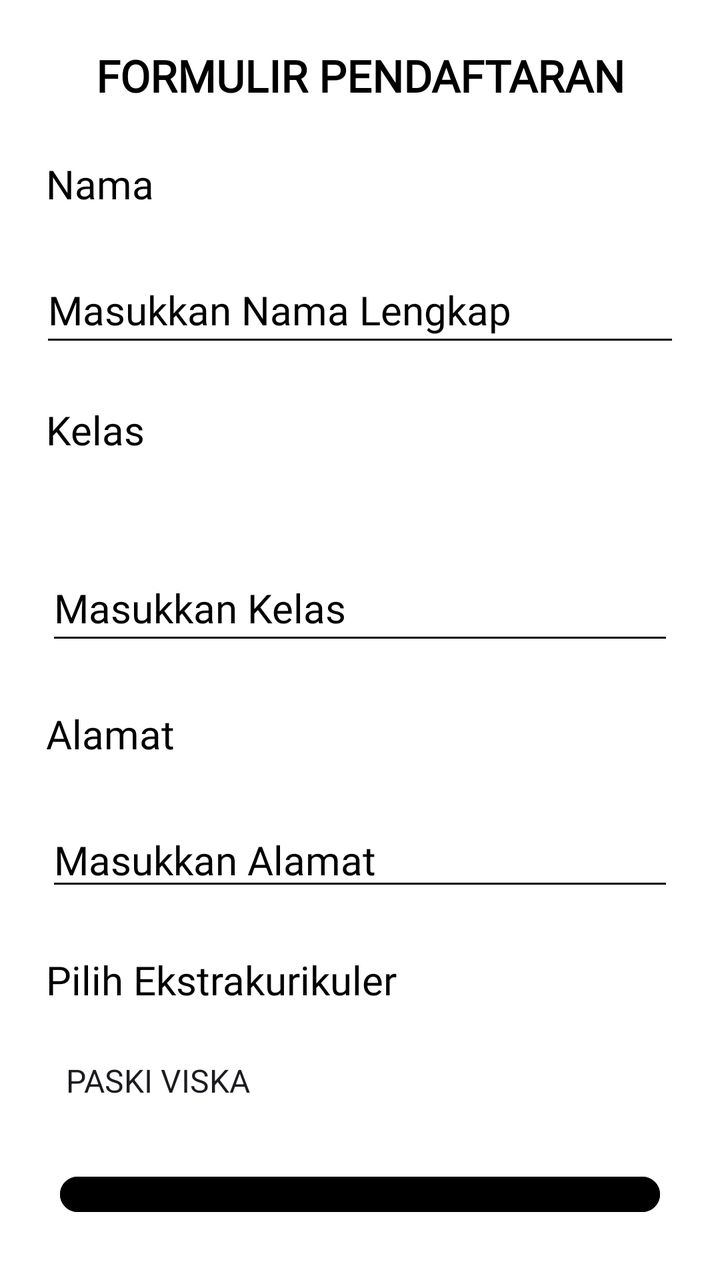
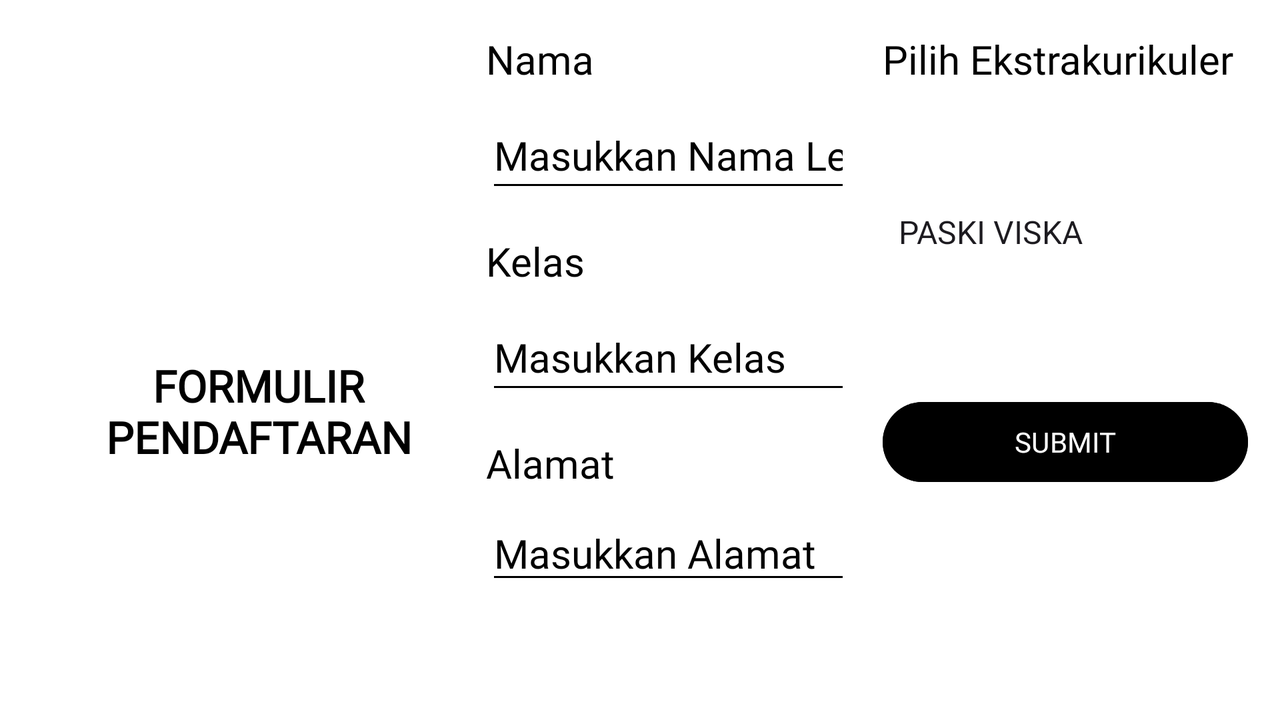

The same Android screen from two of the app's own layout files: first res/layout/ as a phone draws it, then the repository's variant for another configuration, drawn on a device whose configuration selects that folder. Both files follow.
<!-- AndroidManifest.xml: application theme Theme.Belajar_mobileElnoah -->
<!-- res/layout/activity_main.xml -->
<?xml version="1.0" encoding="utf-8"?>
<LinearLayout xmlns:android="http://schemas.android.com/apk/res/android"
    xmlns:app="http://schemas.android.com/apk/res-auto"
    xmlns:tools="http://schemas.android.com/tools"
    android:id="@+id/main"
    android:layout_width="match_parent"
    android:layout_height="match_parent"
    android:background="@color/white"
    android:orientation="vertical"
    android:padding="10dp"
    tools:context=".MainActivity">


    <TextView
        android:layout_width="match_parent"
        android:layout_height="wrap_content"
        android:layout_margin="13dp"
        android:fontFamily="@font/poppinsextrabold"
        android:text="FORMULIR PENDAFTARAN"
        android:textColor="@color/black"
        android:textAppearance="@style/TextAppearance.Material3.TitleLarge"
        android:textAlignment="center"
        android:textSize="22sp"
        android:textStyle="bold" />

    <TextView
        android:layout_width="wrap_content"
        android:layout_height="wrap_content"
        android:layout_margin="13dp"
        android:fontFamily="@font/poppinsbold"
        android:text="Nama"
        android:textColor="@color/black"
        android:textAppearance="@style/TextAppearance.Material3.TitleLarge"
        android:textAlignment="center"
        android:textSize="20sp" />

    <EditText
        android:layout_width="match_parent"
        android:layout_height="50dp"
        android:layout_margin="10dp"
        android:textColorHint="@color/black"
        android:fontFamily="@font/poppinsregular"
        android:hint="Masukkan Nama Lengkap"
        android:textColor="@color/black"
        android:backgroundTint="@color/black"
        android:inputType="textPersonName"
        android:textSize="20sp"

        />

    <TextView
        android:layout_width="wrap_content"
        android:layout_height="50dp"
        android:layout_margin="13dp"
        android:fontFamily="@font/poppinsbold"
        android:text="Kelas"
        android:textColor="@color/black"
        android:textAppearance="@style/TextAppearance.Material3.TitleLarge"
        android:textAlignment="center"
        android:textSize="20sp" />

    <EditText
        android:layout_width="match_parent"
        android:layout_height="50dp"
        android:layout_margin="13dp"
        android:fontFamily="@font/poppinsregular"
        android:hint="Masukkan Kelas"
        android:textColorHint="@color/black"
        android:inputType="textPersonName"
        android:textColor="@color/black"
        android:backgroundTint="@color/black"
        android:textSize="20sp" />

    <TextView
        android:layout_width="wrap_content"
        android:layout_height="wrap_content"
        android:layout_margin="13dp"
        android:fontFamily="@font/poppinsbold"
        android:text="Alamat"
        android:textColor="@color/black"
        android:textAppearance="@style/TextAppearance.Material3.TitleLarge"
        android:textAlignment="center"
        android:textSize="20sp" />

    <EditText
        android:layout_width="match_parent"
        android:layout_height="wrap_content"
        android:layout_margin="13dp"
        android:fontFamily="@font/poppinsregular"
        android:hint="Masukkan Alamat"
        android:textColorHint="@color/black"
        android:textColor="@color/black"
        android:backgroundTint="@color/black"
        android:inputType="textPersonName"
        android:textSize="20sp" />

    <TextView
        android:id="@+id/textView5"
        android:layout_width="wrap_content"
        android:layout_height="wrap_content"
        android:layout_margin="13dp"
        android:fontFamily="@font/poppinsbold"
        android:text="Pilih Ekstrakurikuler"
        android:textSize="20dp"
        android:textColor="@color/black"
        android:textAppearance="@style/TextAppearance.Material3.TitleLarge"
        tools:ignore="HardcodedText,SpUsage" />

    <Spinner
        android:id="@+id/spinner"
        android:layout_width="384dp"
        android:layout_height="48dp"
        android:layout_marginLeft="15dp"
        android:backgroundTint="@color/black"
        android:entries="@array/pilihanesktra" />

    <Button
        android:layout_width="match_parent"
        android:layout_height="wrap_content"
        android:layout_margin="20dp"
        android:backgroundTint="@color/black"
        android:text="SUBMIT"
        android:textColor="@color/white"
        android:fontFamily="@font/poppinsbold"
        android:textAppearance="@style/TextAppearance.Material3.TitleLarge"/>
</LinearLayout>
<!-- resources referenced by this layout -->
<resources>
  <string-array name="pilihanesktra">
          <item>PASKI VISKA</item>
          <item>PASPRAMSUS KOPRAMSEGA</item>
          <item>PALANG MERAH REMAJA VIVOHASKA</item>
          <item>KIR REDAKSI</item>
          <item>ROHKRIS VISKA</item>
          <item>ROHKAT VISKA ST. BERTILLA</item>
          <item>ROHIS ARVISKA</item>
          <item>FUTSAL</item>
          <item>VIBAS VISKA BASKET</item>
          <item>VOLLY</item>
          <item>NAVISKA</item>
          <item>ENGLISH LOVER VISKA(ELVISKA)</item>
      </string-array>
  <style name="Theme.Belajar_mobileElnoah" parent="Base.Theme.Belajar_mobileElnoah" />
  <style name="Base.Theme.Belajar_mobileElnoah" parent="Theme.Material3.DayNight.NoActionBar">
          
          
      </style>
</resources>
<!-- res/layout-land/activity_main.xml (the repository's variant of the layout above) -->
<!-- drawn on the phone turned sideways -->
<?xml version="1.0" encoding="utf-8"?>
<LinearLayout xmlns:android="http://schemas.android.com/apk/res/android"
    xmlns:app="http://schemas.android.com/apk/res-auto"
    xmlns:tools="http://schemas.android.com/tools"
    android:id="@+id/main"
    android:layout_width="match_parent"
    android:layout_height="match_parent"
    android:background="@color/white"
    android:orientation="horizontal"
    android:padding="16dp"
    tools:context=".MainActivity">

    <TextView
        android:layout_width="227dp"
        android:layout_height="379dp"
        android:layout_marginBottom="16dp"
        android:fontFamily="@font/poppinsextrabold"
        android:text="FORMULIR PENDAFTARAN"
        android:textAlignment="center"
        android:textColor="@color/black"
        android:gravity="center"
        android:textSize="22sp"
        android:textStyle="bold" />

    
    <LinearLayout
        android:layout_width="0dp"
        android:layout_height="match_parent"
        android:layout_weight="1"
        android:orientation="vertical"
        android:paddingEnd="8dp">


        <TextView
            android:layout_width="wrap_content"
            android:layout_height="wrap_content"
            android:layout_marginBottom="8dp"
            android:fontFamily="@font/poppinsbold"
            android:text="Nama"
            android:textColor="@color/black"
            android:textSize="20sp" />

        <EditText
            android:layout_width="match_parent"
            android:layout_height="50dp"
            android:backgroundTint="@color/black"
            android:textColor="@color/black"
            android:layout_marginBottom="16dp"
            android:fontFamily="@font/poppinsregular"
            android:hint="Masukkan Nama Lengkap"
            android:textColorHint="@color/black"
            android:inputType="textPersonName"
            android:textSize="20sp" />

        <TextView
            android:layout_width="wrap_content"
            android:layout_height="wrap_content"
            android:layout_marginBottom="8dp"
            android:fontFamily="@font/poppinsbold"
            android:text="Kelas"
            android:textColor="@color/black"
            android:textSize="20sp" />

        <EditText
            android:layout_width="match_parent"
            android:layout_height="50dp"
            android:layout_marginBottom="16dp"
            android:backgroundTint="@color/black"
            android:fontFamily="@font/poppinsregular"
            android:hint="Masukkan Kelas"
            android:textColorHint="@color/black"
            android:textColor="@color/black"
            android:inputType="textPersonName"
            android:textSize="20sp" />

        <TextView
            android:layout_width="wrap_content"
            android:layout_height="wrap_content"
            android:layout_marginBottom="8dp"
            android:fontFamily="@font/poppinsbold"
            android:text="Alamat"
            android:textColor="@color/black"
            android:textSize="20sp" />

        <EditText
            android:layout_width="match_parent"
            android:layout_height="wrap_content"
            android:layout_marginBottom="16dp"
            android:fontFamily="@font/poppinsregular"
            android:hint="Masukkan Alamat"
            android:textColor="@color/black"
            android:textColorHint="@color/black"
            android:backgroundTint="@color/black"
            android:inputType="textPersonName"
            android:textSize="20sp" />

    </LinearLayout>

    
    <LinearLayout
        android:layout_width="0dp"
        android:layout_height="match_parent"
        android:layout_weight="1"
        android:orientation="vertical"
        android:paddingStart="8dp">


        <TextView
            android:id="@+id/textView5"
            android:layout_width="wrap_content"
            android:layout_height="wrap_content"
            android:layout_marginBottom="8dp"
            android:textColor="@color/black"
            android:fontFamily="@font/poppinsbold"
            android:text="Pilih Ekstrakurikuler"
            android:textSize="20sp" />

        <Spinner
            android:id="@+id/spinner"
            android:layout_width="219dp"
            android:layout_height="130dp"
            android:layout_marginBottom="16dp"
            android:backgroundTint="@color/black"
            android:entries="@array/pilihanesktra" />

        <Button
            android:layout_width="match_parent"
            android:layout_height="wrap_content"
            android:backgroundTint="@color/black"
            android:textColor="@color/white"
            android:fontFamily="@font/poppinsbold"
            android:text="SUBMIT" />
    </LinearLayout>
</LinearLayout>
